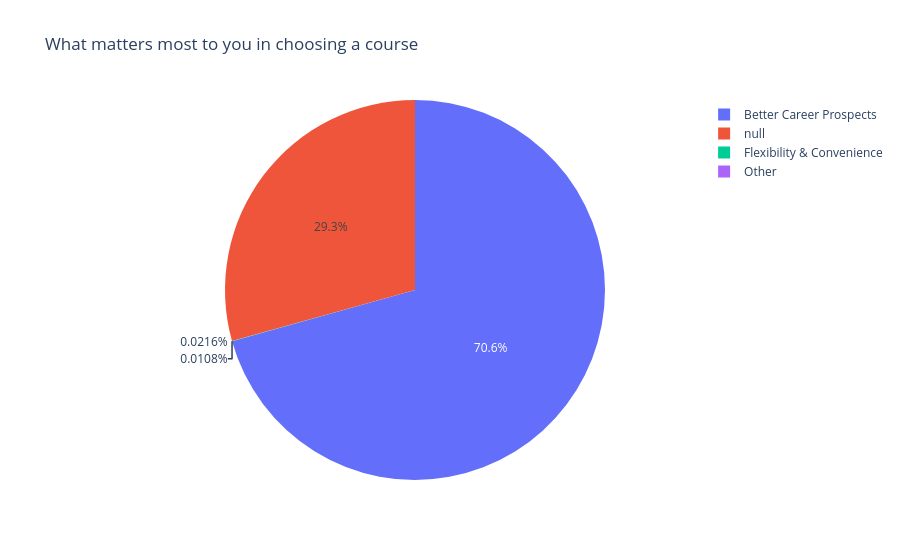

Notebook source saved alongside this figure:
### Code cell
px.pie(temp_cat_df, 'What matters most to you in choosing a course', title = 'What matters most to you in choosing a course')

### Figure 1 — Plotly figure (JSON) as saved in the notebook; plotly's stock layout.template omitted (floating-point values rounded to 4 significant figures; data arrays with more than 128 entries replaced by an {"elided": "..."} marker saying what was removed)
{"data": [{"domain": {"x": [0, 1], "y": [0, 1]}, "hovertemplate": "What matters most to you in choosing a course=%{label}<extra></extra>", "labels": {"elided": "9240 str values"}, "legendgroup": "", "name": "", "showlegend": true, "type": "pie"}], "layout": {"legend": {"tracegroupgap": 0}, "title": {"text": "What matters most to you in choosing a course"}}}
